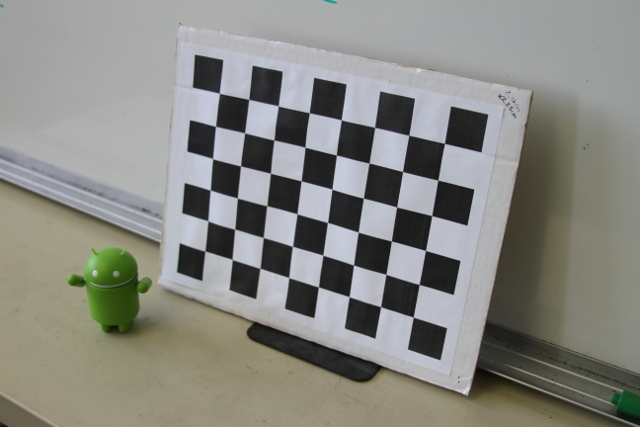
#> input picture hw5/right.jpg, 640 x 427 px, found by its file name
$ python 3.py
#> lines starting #> are read from the running program, lines starting #| are printed output that depends on the picture
import cv2 as cv
import matplotlib.pyplot as plt
import numpy as np
from skimage import io

def convolution(matrix, kernel):
    kernel = cv.flip(kernel, -1)
    k_size = len(kernel)
    m_height, m_width = matrix.shape
    padded = np.pad(matrix, (k_size-1, k_size-1))
    output = []
    output_height = m_height + k_size - 1
    output_width = m_width + k_size - 1

    for i in range(output_height):
        for j in range(output_width):
            output.append(np.sum(padded[i:k_size+i, j:k_size+j]*kernel))

    output = np.array(output).reshape((output_height, output_width))
    output = output[1:-1, 1:-1]

    return output


if __name__ == "__main__":
    sobel_x = np.array([[-1, 0, 1], [-2, 0, 2], [-1, 0, 1]])
    sobel_y = np.array([[-1, -2, -1], [0, 0, 0], [1, 2, 1]])
    gaussian = np.array([[1/16, 2/16, 1/16], [2/16, 4/16, 2/16], [1/16, 2/16, 1/16]])

    image = io.imread("right.jpg")
#> image is the input picture: shape (427, 640, 3); mean R, G, B 136.1, 136.3, 130.5
    result = image.copy()
    image_gray = cv.cvtColor(image, cv.COLOR_BGR2GRAY)

    Ix = convolution(image_gray, sobel_x)
#> in convolution, `padded = np.pad(matrix, (k_size-1, k_size-1))`:
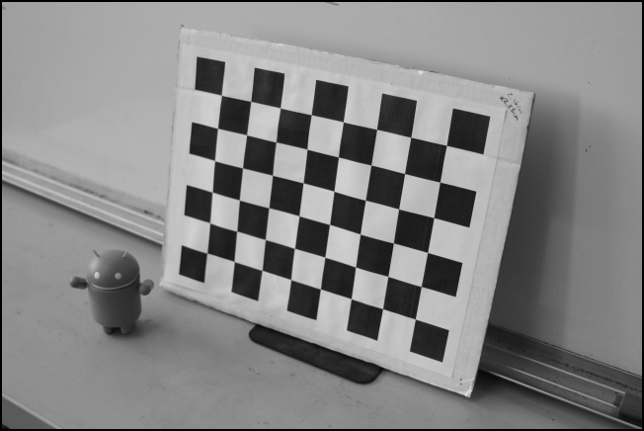
#> padded: shape (431, 644); min 0, max 224, mean 132.4
#> after the loop in convolution, `for i in range(output_height):`: output = 275418 items
    Iy = convolution(image_gray, sobel_y)
    Ix2 = np.square(Ix)
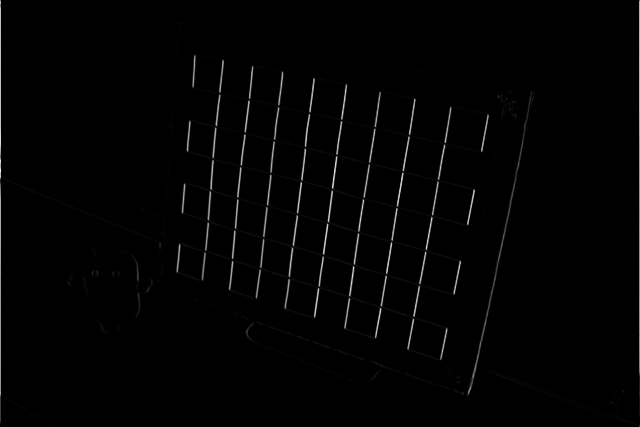
#> Ix2: shape (427, 640) int64; min 0, max 538756, mean 6186.6; drawn with min black and max white
    Iy2 = np.square(Iy)
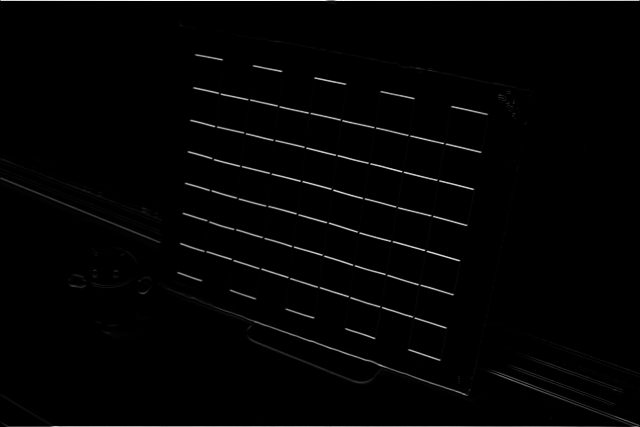
#> Iy2: shape (427, 640) int64; min 0, max 485809, mean 6720.1; drawn with min black and max white
    IxIy = Ix * Iy

    Ix2 = convolution(Ix2, gaussian)
    Iy2 = convolution(Iy2, gaussian)
    IxIy = convolution(IxIy, gaussian)
#> in convolution (call 5), `output = np.array(output).reshape((output_height, output_width))`:
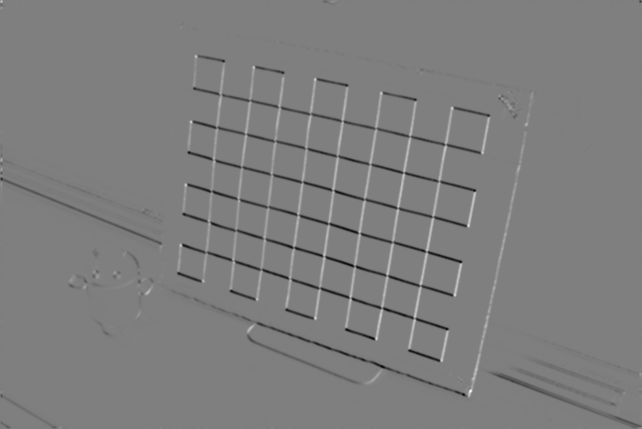
#> output: shape (429, 642) float64; min -85352.2, max 85893.4, mean -666.1; drawn with min black and max white

    k = 0.04
    det_A = Ix2 * Iy2 - np.square(IxIy)
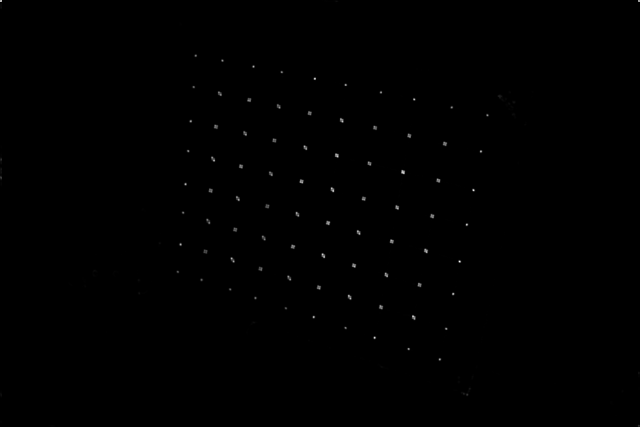
#> det_A: shape (427, 640) float64; min 0, max 1.18e+10, mean 17884803.6; drawn with min black and max white
    tr_A = Ix2 + Iy2
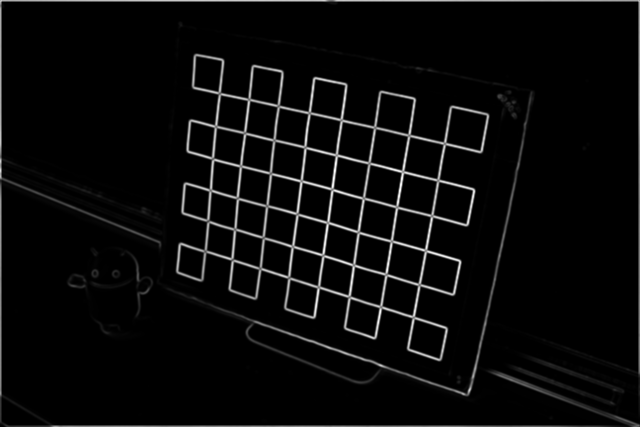
#> tr_A: shape (427, 640) float64; min 0, max 300459.5, mean 12247.2; drawn with min black and max white
    CRF = det_A - k * np.square(tr_A)
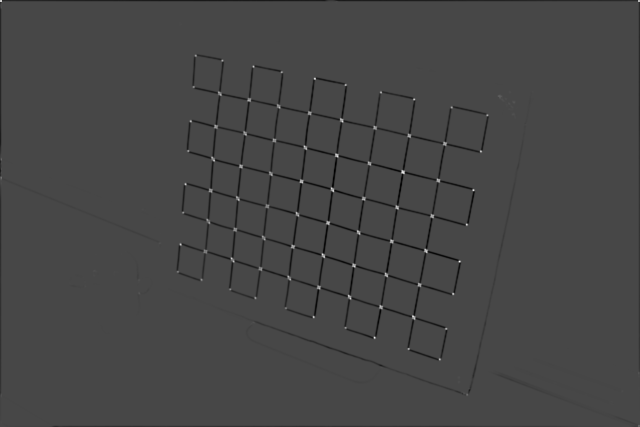
#> CRF: shape (427, 640) float64; min -3.55e+09, max 9.14e+09, mean -58423875.7; drawn with min black and max white
    threshold = 0.7
    cv.normalize(CRF, CRF, 0, 1, cv.NORM_MINMAX)
    locations = np.where(CRF >= threshold)
#> locations = 95 positions, rows 0 to 359, columns 0 to 639

    for pt in zip(*locations[::-1]):
        cv.circle(result, pt, 3, (255, 0, 0), -1)
#> this loop made 95 passes
#> pt on passes 1 to 12: (0, 0), (1, 0), (638, 0), (639, 0), (0, 1), (1, 1), (638, 1), (639, 1), (253, 66), (314, 78), (315, 78), (414, 99)

    plt.figure()
    plt.subplot(121), plt.imshow(image)
    plt.title("Input")
    plt.subplot(122), plt.imshow(result)
    plt.title("Output")
    plt.show()

$ run again, with hw5/1b.png saved as hw5/right.jpg
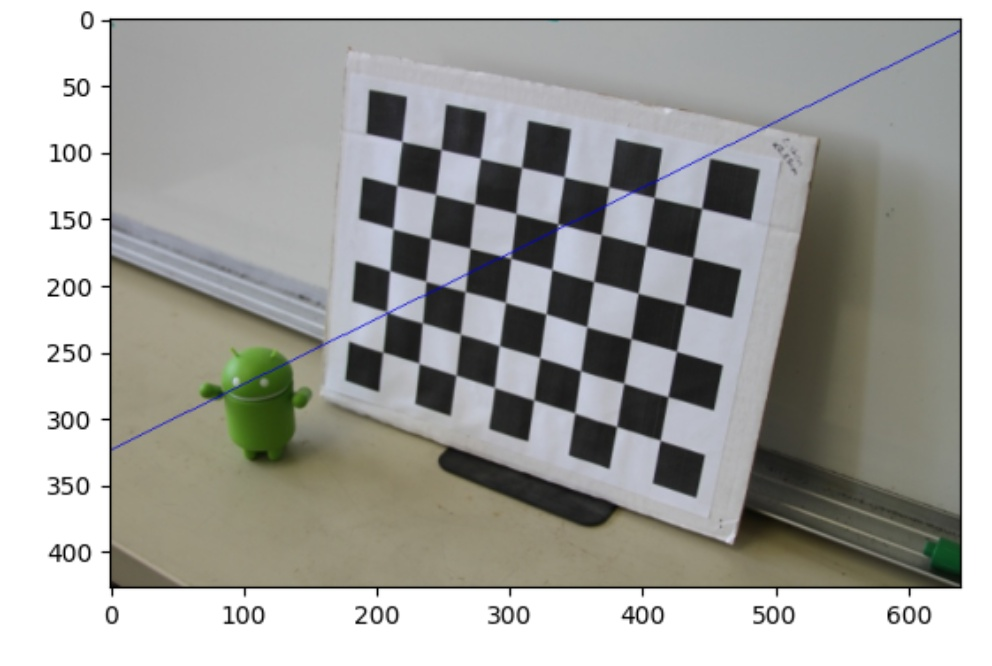
#> input picture hw5/1b.png, 992 x 666 px, found by its file name
#> image is the input picture: shape (666, 992, 3); mean R, G, B 164.1, 164.2, 160.4
#> after the loop in convolution, `for i in range(output_height):`: output = 663992 items
#> `CRF = det_A - k * np.square(tr_A)`:
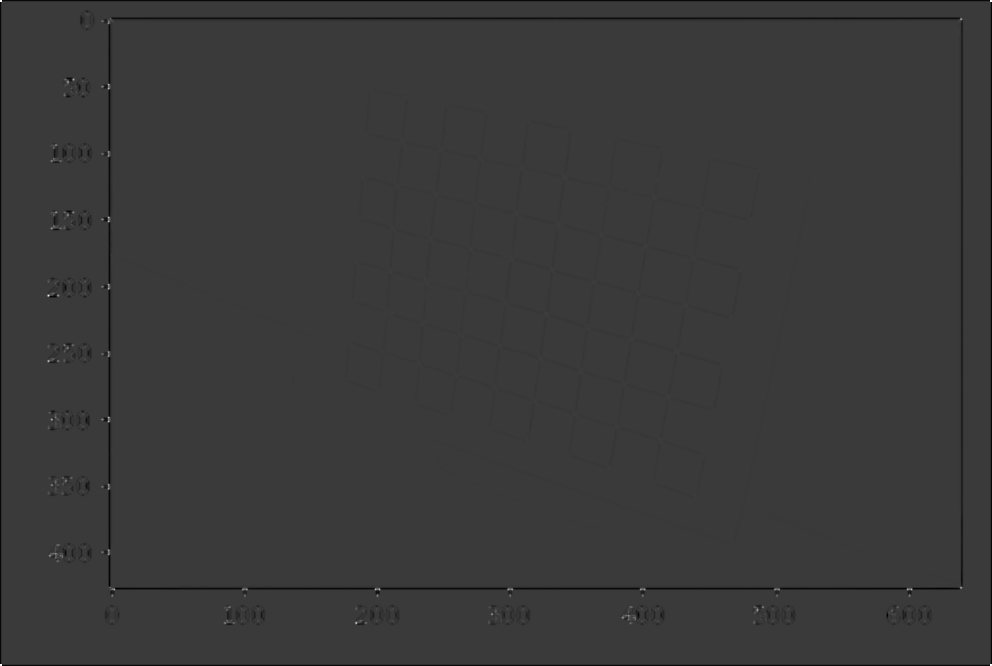
#> CRF: shape (666, 992) float64; min -1.3e+10, max 4.42e+10, mean -162557028.9; drawn with min black and max white
#> locations = 26 positions, rows 0 to 665, columns 0 to 991
#> the loop `for pt in zip(*locations[::-1]):` made 26 passes
#> pt on passes 1 to 8: (0, 0), (1, 0), (990, 0), (991, 0), (0, 1), (1, 1), (990, 1), (991, 1)
